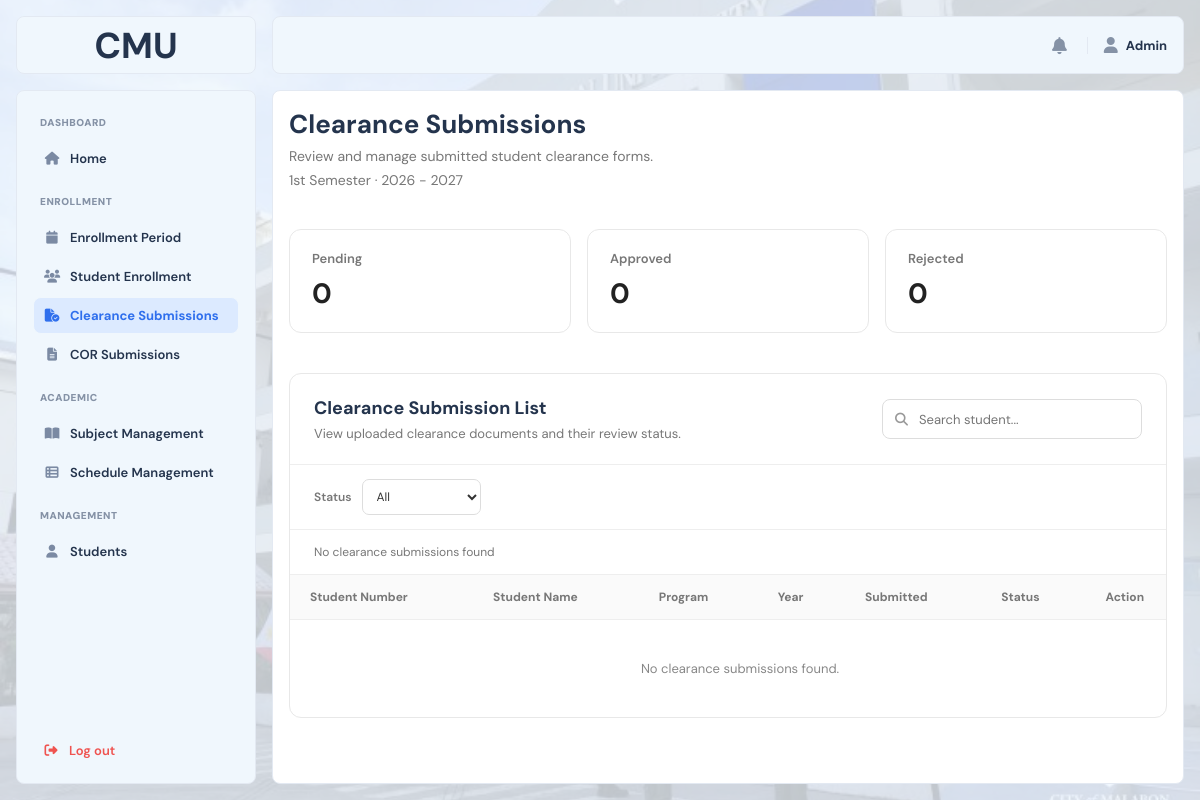
Before: /?page=clearance_submissions (signed in) with the older database file.
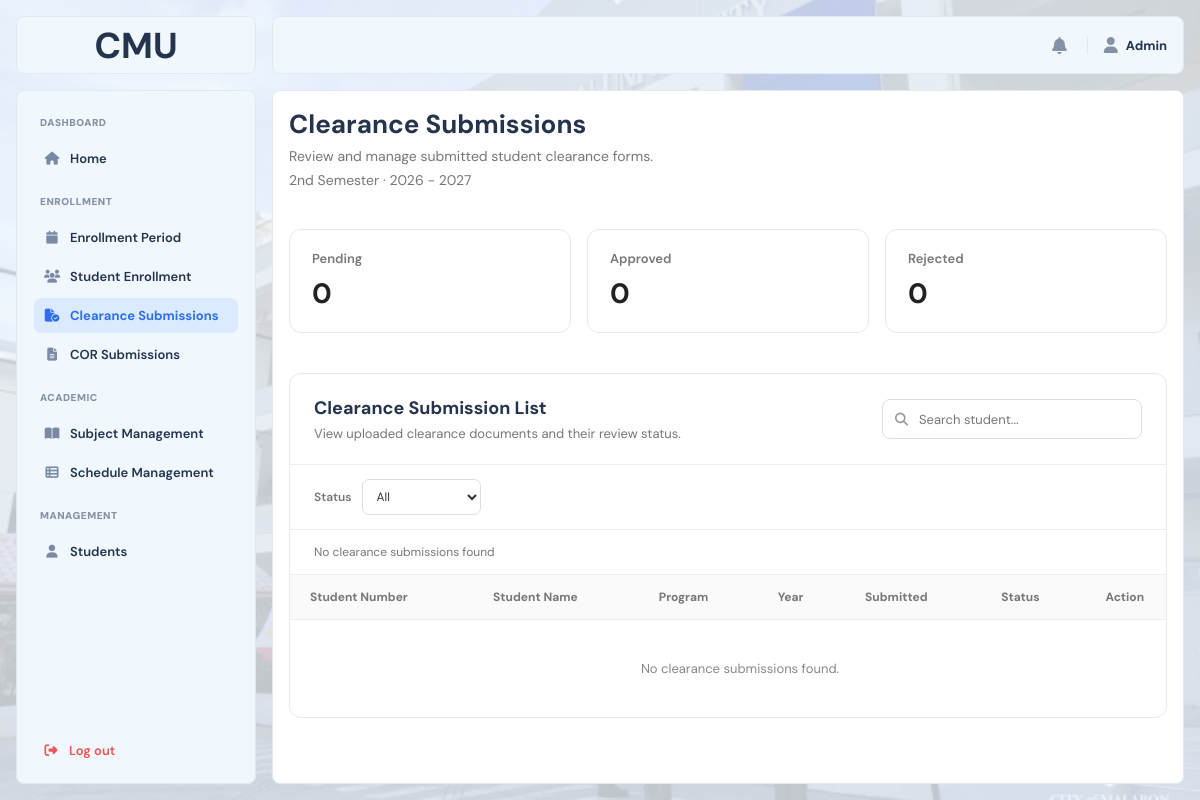
After: the same page with the newer database file.
### tables this page shows
CREATE TABLE `system_settings` (
  `setting_id` int(10) UNSIGNED NOT NULL,
  `enrollment_status` enum('OPEN','CLOSED') NOT NULL DEFAULT 'CLOSED',
  `semester` varchar(50) DEFAULT NULL,
  `school_year` varchar(20) DEFAULT NULL,
  `start_date` date DEFAULT NULL,
  `end_date` date DEFAULT NULL,
  `updated_at` datetime NOT NULL DEFAULT current_timestamp() ON UPDATE current_timestamp()
);

### index.php (called while the page is built, shortened)
<?php
$pages = [
    'home_main' => 'main/home_main.php',
    'course_offering' => 'main/course_offering.php',
    'faculty_evaluation' => 'main/faculty_evaluation.php',
    'evaluation_form' => 'main/evaluation_form.php',
    'clearance_main' => 'main/clearance_main.php',
    'cor' => 'main/cor.php',
    'my_enrollment' => 'main/my_enrollment.php',
    'profile' => 'main/profile.php',
    'admin_home' => 'admin/admin_home.php',
    'enrollment_period' => 'admin/enrollment_period.php',
    'student_enrollment' => 'admin/student_enrollment.php',
    'clearance_submissions' => 'admin/clearance_submissions.php',
    'cor_submissions' => 'admin/cor_submissions.php',
    'course_offerings' => 'admin/course_offerings.php',
    'course_management' => 'admin/course_management.php',
    'student_management' => 'admin/student_management.php',
    'login' => 'auth/login.php',
    'forget' => 'auth/forget.php',
    'verification' => 'auth/verification.php',
    'reset' => 'auth/reset.php',
    'set_password' => 'auth/set_password.php',
    'error404' => 'error/error404.php',
    'maintenance' => 'error/maintenance.php',
    'sample' => 'sample.php',
];
$page = $_GET['page'] ?? 'login';
require FRONTEND_PATH . '/pages/' . $pages[$page];

### frontend/includes/admin_sidebar.php (called while the page is built, shortened)
<?php
if (!function_exists('e')) {
    function e($value)
    {
        return htmlspecialchars(
            (string) $value,
            ENT_QUOTES,
            'UTF-8'
        );
    }
}
?>

### frontend/pages/admin/clearance_submissions.php (the view, shortened to what the changed rows need)
<?php
$periodResult = $conn->query('SELECT semester, school_year FROM system_settings ORDER BY setting_id DESC LIMIT 1');
$period = $periodResult ? $periodResult->fetch_assoc() : null;
$semester = $period['semester'] ?? '';
$schoolYear = $period['school_year'] ?? '';
?>
<!DOCTYPE html>
<html lang="en">
<head>
    <link rel="stylesheet" href="<?= BASE_URL ?>frontend/assets/css/main.css">
    <link rel="stylesheet" href="<?= BASE_URL ?>frontend/assets/css/admin.css">
    <link rel="stylesheet" href="https://cdnjs.cloudflare.com/ajax/libs/font-awesome/6.5.2/css/all.min.css">
</head>
<body>
<div class="layout">
    <?php require FRONTEND_PATH . 'includes/admin_sidebar.php'; ?>
    <div class="main">
        <div class="content">
            <section class="admin-cor-header">
                <div>
                    <h1>Clearance Submissions</h1>
                    <p>Review and manage submitted student clearance forms.</p>
                    <?php if ($semester !== '' && $schoolYear !== ''): ?>
                        <p><?= e($semester) ?> · <?= e($schoolYear) ?></p>
                    <?php endif; ?>
                </div>
            </section>
            <section class="admin-cor-card">
                <div class="admin-cor-card-header">
                    <div><h2>Clearance Submission List</h2><p>View uploaded clearance documents and their review status.</p></div>
                </div>
                <div class="admin-cor-table-wrapper">
                    <table class="admin-cor-table">
                        <thead><tr><th>Student Number</th><th>Student Name</th><th>Program</th><th>Year</th><th>Submitted</th><th>Status</th><th>Action</th></tr></thead>
                    </table>
                </div>
            </section>
        </div>
    </div>
</div>
</body>
</html>

Changed rows visible on the page:
changed system_settings: semester "1st Semester" → "2nd Semester"
